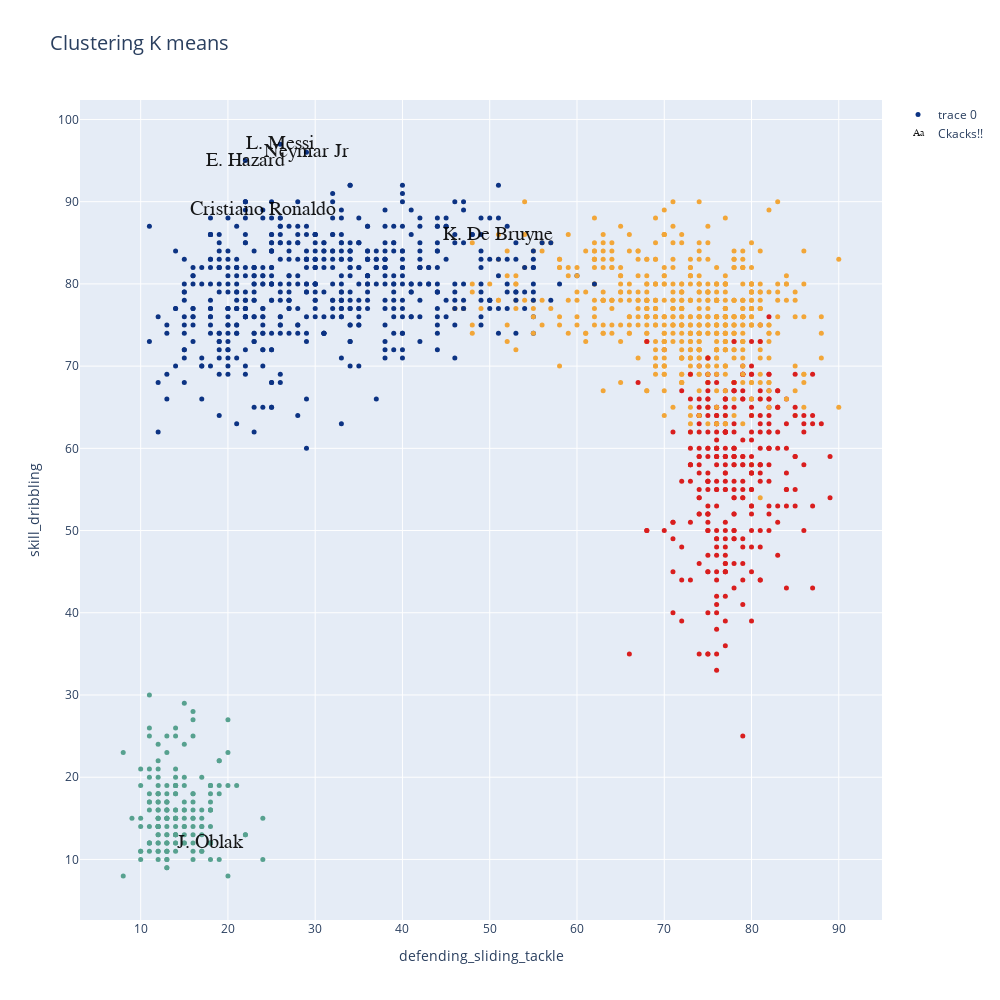

This figure's notebook cell:
### Markdown cell above
**Graficamos el resultado kmedias con la cantidad de clases elegida: Visualizamos de a dos variables por vez**

### Code cell
data=[]
bool_crack=df_n["overall"] > 90
bool_no_crack=df_n["overall"]<91


#Eligo dos números entre 0 y  de n_skills-1
skill_1=skills_ratings[28]
skill_2=skills_ratings[5]


kmean_clusters = go.Scatter(x=df_skills[skill_1], y=df_skills[skill_2],
                           mode='markers',
                        text=df_n.loc[:,'team_position'],
                           marker=dict(
                                size=5,
                                color = clusters.astype(np.float), #set color equal to a variable
                                colorscale='Portland',
                                showscale=False)
                           )

crack =go.Scatter(x=df_skills.loc[bool_crack,skill_1], y=df_skills.loc[bool_crack,skill_2],name='Ckacks!!',
                      text=df_n.loc[bool_crack,'short_name'],
                      textfont=dict(family='sans serif',size=20,color='black'),
                      opacity=0.9,mode='text')

data=[kmean_clusters,crack]

layout = go.Layout(title="Clustering K means ",titlefont=dict(size=20),
                xaxis=dict(title=skill_1),
                yaxis=dict(title=skill_2),
                autosize=False, width=1000,height=1000)

fig = go.Figure(data=data, layout=layout)

iplot(fig)

### Figure 1 — Plotly figure (JSON) as saved in the notebook; plotly's stock layout.template omitted (floating-point values rounded to 4 significant figures; data arrays with more than 128 entries replaced by an {"elided": "..."} marker saying what was removed)
{"data": [{"marker": {"color": {"elided": "1615 int values"}, "colorscale": [[0, "rgb(12,51,131)"], [0.25, "rgb(10,136,186)"], [0.5, "rgb(242,211,56)"], [0.75, "rgb(242,143,56)"], [1, "rgb(217,30,30)"]], "showscale": false, "size": 5}, "mode": "markers", "text": {"elided": "1615 str values"}, "type": "scatter", "x": {"elided": "1615 int values"}, "y": {"elided": "1615 int values"}}, {"mode": "text", "name": "Ckacks!!", "opacity": 0.9, "text": ["L. Messi", "Cristiano Ronaldo", "Neymar Jr", "J. Oblak", "E. Hazard", "K. De Bruyne"], "textfont": {"color": "black", "family": "sans serif", "size": 20}, "type": "scatter", "x": [26, 24, 29, 18, 22, 51], "y": [97, 89, 96, 12, 95, 86]}], "layout": {"autosize": false, "height": 1000, "title": {"font": {"size": 20}, "text": "Clustering K means "}, "width": 1000, "xaxis": {"title": {"text": "defending_sliding_tackle"}}, "yaxis": {"title": {"text": "skill_dribbling"}}}}
